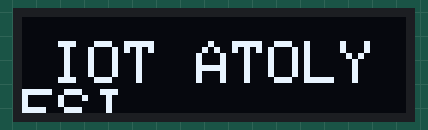
Simulated run of this sketch. Board: ESP32-S3. Parts: 128×32 one-colour display.

Above: at 0.1 s.

The sketch:

main.ino
```cpp
#include <Wire.h>
#include <Adafruit_GFX.h>
#include <Adafruit_SSD1306.h>

#define SCREEN_WIDTH 128 // 0.91 inç OLED genişlik
#define SCREEN_HEIGHT 32 // 0.91 inç OLED yükseklik

#define I2C_SDA 8
#define I2C_SCL 9

Adafruit_SSD1306 display(SCREEN_WIDTH, SCREEN_HEIGHT, &Wire, -1);

void setup() {
  Serial.begin(115200);

  // ESP32-S3 için I2C pinlerini başlat
  Wire.begin(I2C_SDA, I2C_SCL);

  // SSD1306 ekranı 0x3C adresinde başlat
  if (!display.begin(SSD1306_SWITCHCAPVCC, 0x3C)) {
    Serial.println("SSD1306 ekran bulunamadi! Baglantilari kontrol et.");
    for (;;); // Hata varsa burada bekle
  }

  display.clearDisplay();
  display.setTextSize(2);              // Yazı boyutu
  display.setTextColor(SSD1306_WHITE); // Tek renkli (sarı) ekranda WHITE kullanılır
  display.setCursor(10, 8);            // Başlangıç koordinatı (x, y)
  display.println("IOT ATOLYESI");
  display.display();                   // Yazıyı ekrana yansıt
}

void loop() {
}
```
